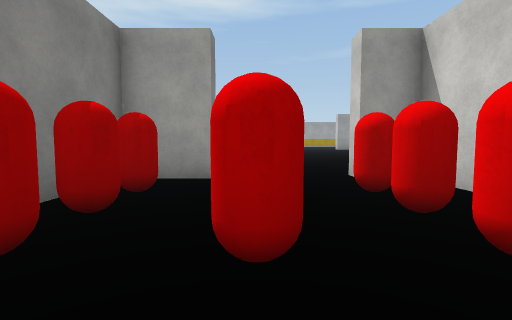
view 1 (above)

24 first-person views from a walk through a Unity game level. The camera is 1.3 m above the floor, tilts 4° down and sees 85° across. The floor is counted in squares, 2 m on a side. Each view is taken from the middle of a square. On the plan, view 1 faces up. The plan holds only what a view shows up to about 9 squares ahead; the rest is blank. The place goes on beyond the plan. Surface patterns are stand-ins for the level's own textures.

view 2
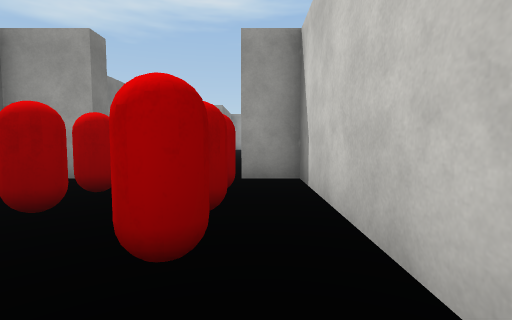

view 3
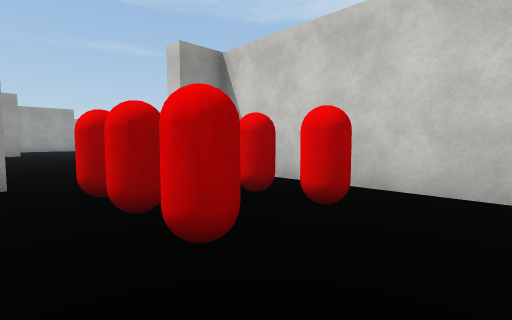

view 4
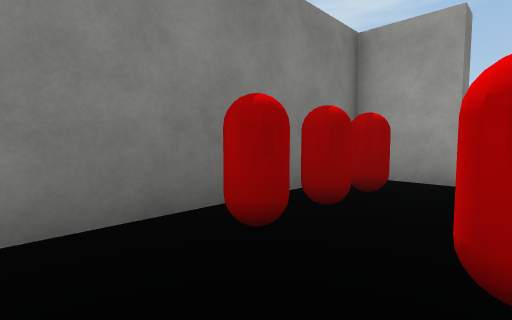

view 5
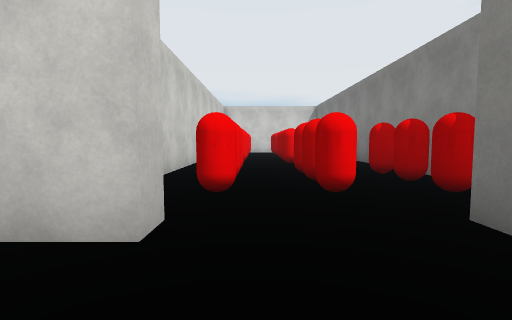

view 6
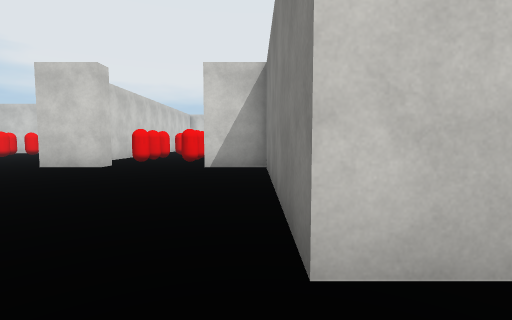

view 7
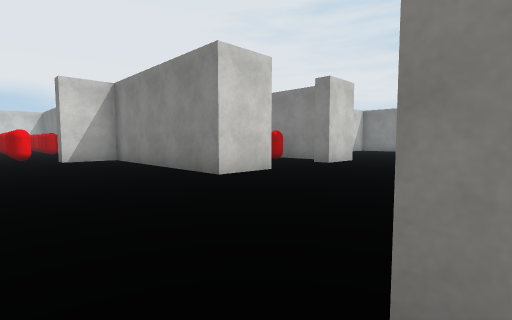

view 8
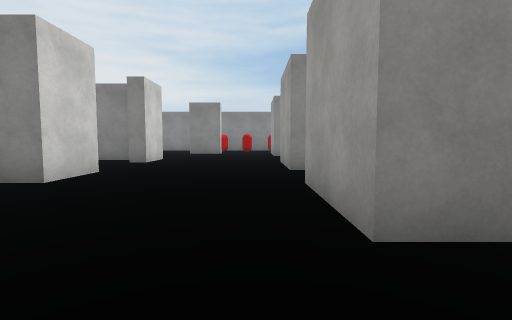

view 9
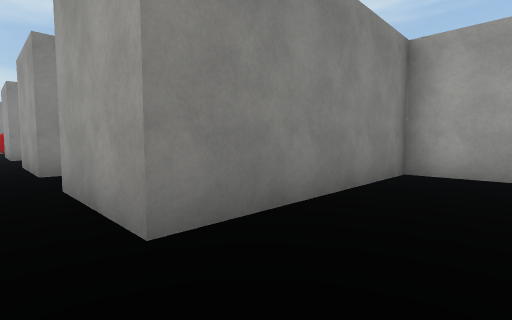

view 10
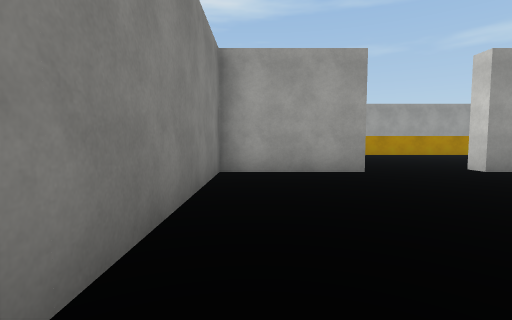

view 11
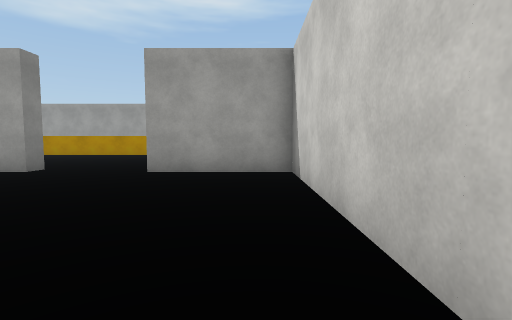

view 12
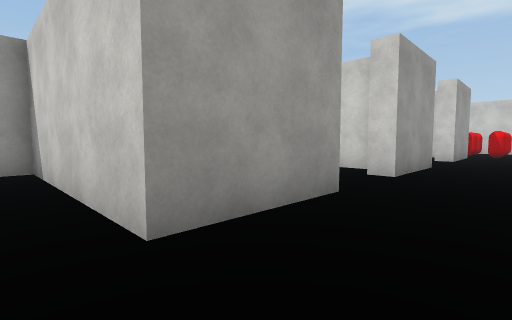

view 13
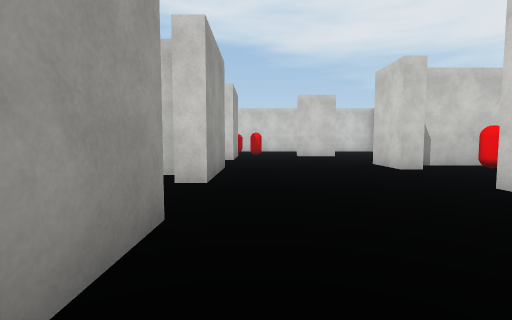

view 14
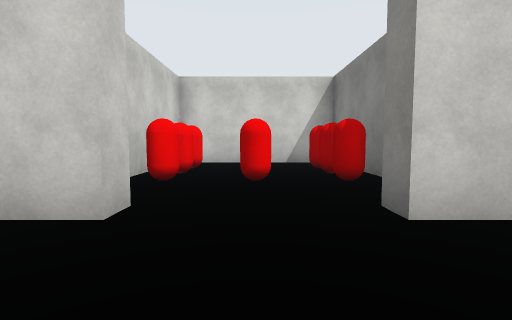

view 15
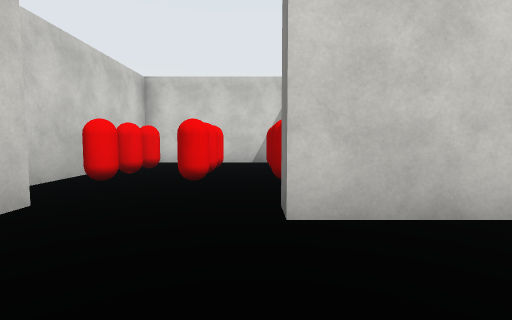

view 16
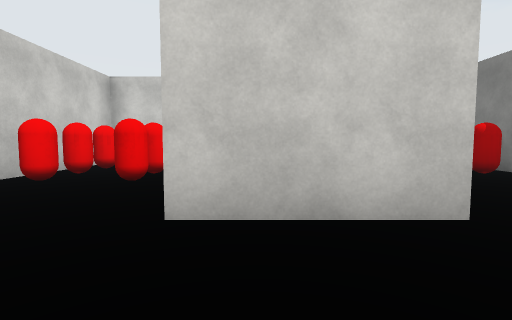

view 17
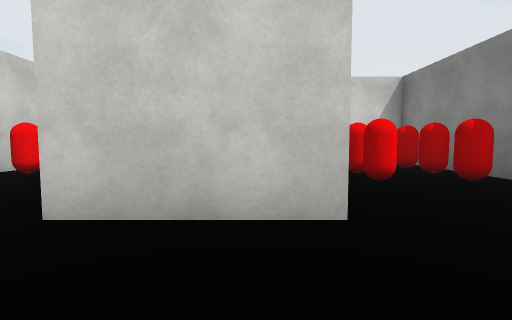

view 18
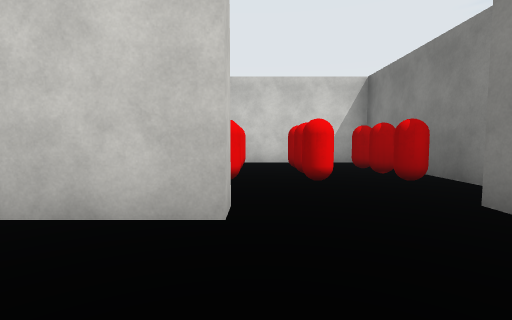

view 19
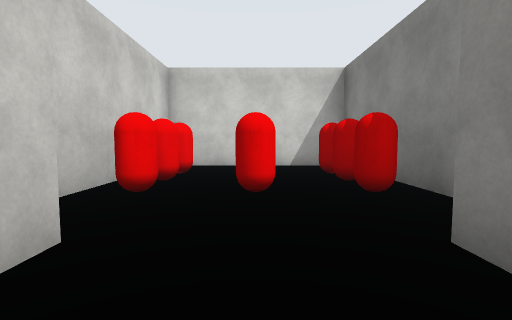

view 20
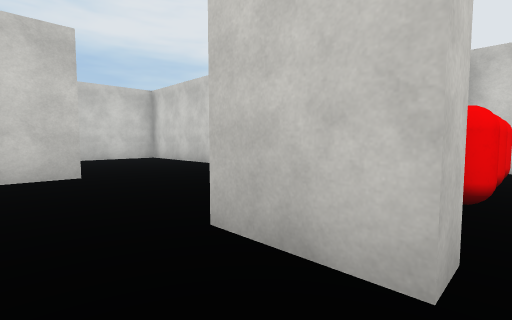

view 21
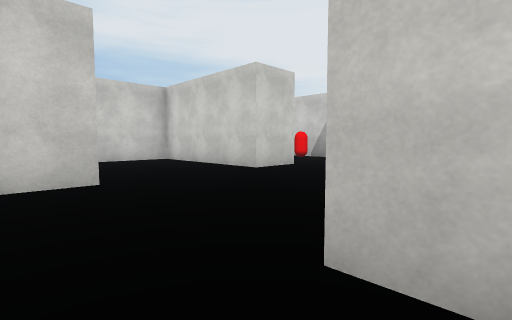

view 22
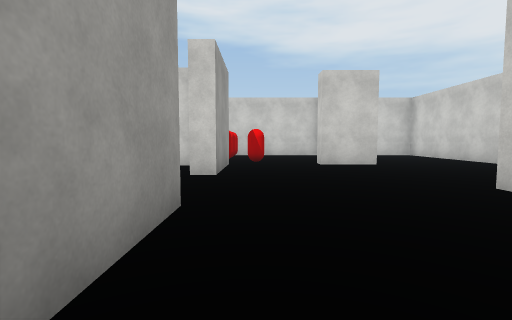

view 23
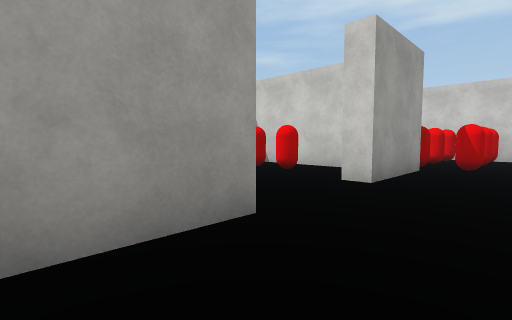

view 24
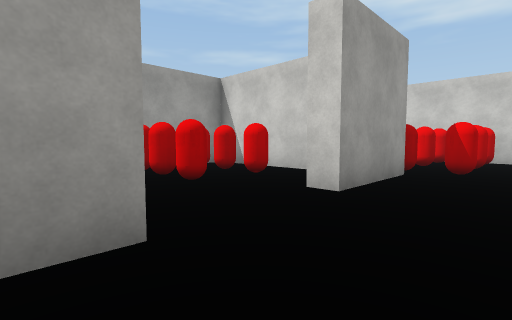

### Floor plan
Points are (right, up) in squares from view 1. A wall is a line through its corners. A room is listed if a view was taken in it or the views show most of it. See-through windows are left out.
Room 1 (views 1, 2, 3, 4)
walls: (-2.2, 3.1) (-2.2, 0); (-0.8, 5.3) (-0.8, 4.8) (-1.8, 4.8); (2.8, -0.5) (2.8, 4.8) (1.7, 4.8) (1.7, 5.3)
ways out: opening at (0.5, 5) to room 2
objects: red capsule (-1, 1); red capsule (-1, 2); red capsule (-1, 3) to (-1, 4); red capsule (0, 1); red capsule (0, 2); red capsule (0, 3); red capsule (1, 1); red capsule (1, 2); red capsule (1, 3) to (1, 4)
Room 2 (views 5, 6, 7, 8, 9, 10, 11, 12, 13, 14, 15, 16, 17, 18, 19, 20, 21, 22, 23, 24)
walls: (6.7, 9.1) (6.7, 5.6); (7.7, 10.8) (7.7, 10.2); (10.2, 10.2) (10.2, 10.7) (12.7, 10.7) (12.7, 10.2); (11.2, 7.5) (11.2, 8.9); (11.7, 8.1) (11.7, 7.2); (7.1, 4.8) (10.6, 4.8); (12.4, 4.8) (15.9, 4.8); (11.4, 14.7) (8.8, 14.7) (8.8, 19.8) (5.8, 19.8) (5.8, 20.2); (15.2, 10.1) (15.2, 10.7) (16.8, 10.7); (1.7, 5.3) (3.2, 5.3); (16.2, 5.6) (16.2, 9.8); (15.9, 14.7) (13.3, 14.7) (13.3, 15.2); (-3.8, 10.7) (-2.2, 10.7) (-2.2, 5.3) (-0.8, 5.3); (3.3, 20.2) (3.3, 19.8) (0.3, 19.8) (0.3, 14.7) (-2.2, 14.7); (20.5, 10.6) (20.5, 12.2) (21, 12.2); (20.7, 5.6) (20.7, 7.2) (24.1, 7.2); (-4, 14.7) (-6.6, 14.7); (20.3, 15.6) (20.3, 19.1); (20.9, 14.7) (18.3, 14.7) (18.3, 15.2); (-7.5, 10.7) (-6.3, 10.7) (-6.3, 10.2); (25.2, 8.4) (25.2, 9.8)
ways out: opening at (0.5, 5) to room 1; opening at (-7, 15); opening at (4.5, 20); opening at (12.5, 15); opening at (21, 4.5); opening at (21, 13.5)
objects: red capsule (8, 6); red capsule (8, 7); red capsule (8, 8) to (8, 9); red capsule (9, 6); red capsule (9, 7); red capsule (9, 8); red capsule (10, 6); red capsule (10, 7); red capsule (10, 8) to (10, 9); red capsule (13, 6); red capsule (13, 7); red capsule (13, 8) to (13, 9); red capsule (14, 6); red capsule (14, 7); red capsule (14, 8); red capsule (15, 6); red capsule (15, 7); red capsule (15, 8) to (15, 9); red capsule (18, 17); red capsule (18, 18); red capsule (18, 19); red capsule (19, 17); red capsule (19, 18); other object (19, 19)

Positions as (right, up) in squares from view 1, and headings:
1: (0, 0), facing up
2: (2, 0), facing up
3: (-1, 0), facing up-right
4: (0, 0), facing up-left
5: (1, 7), facing down
6: (-2, 12), facing down
7: (1, 15), facing down-left
8: (2, 14), facing left
9: (2, 14), facing up-left
10: (1, 14), facing up
11: (8, 14), facing up
12: (8, 13), facing up-right
13: (9, 14), facing right
14: (14, 13), facing down
15: (13, 13), facing down
16: (12, 13), facing down
17: (11, 13), facing down
18: (10, 13), facing down
19: (9, 12), facing down
20: (15, 12), facing down-right
21: (16, 12), facing down-right
22: (13, 14), facing right
23: (14, 13), facing up-right
24: (15, 13), facing up-right
